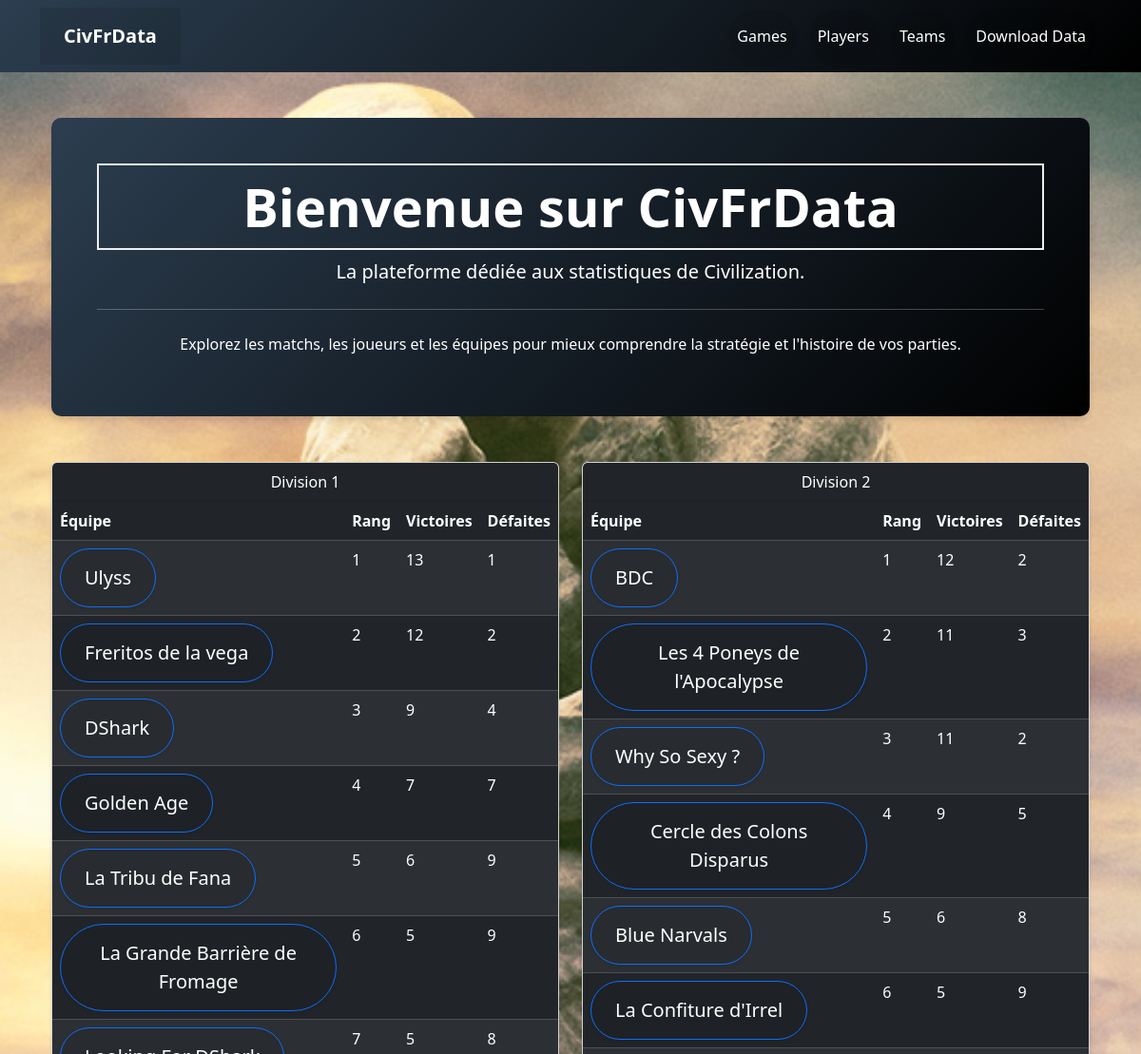
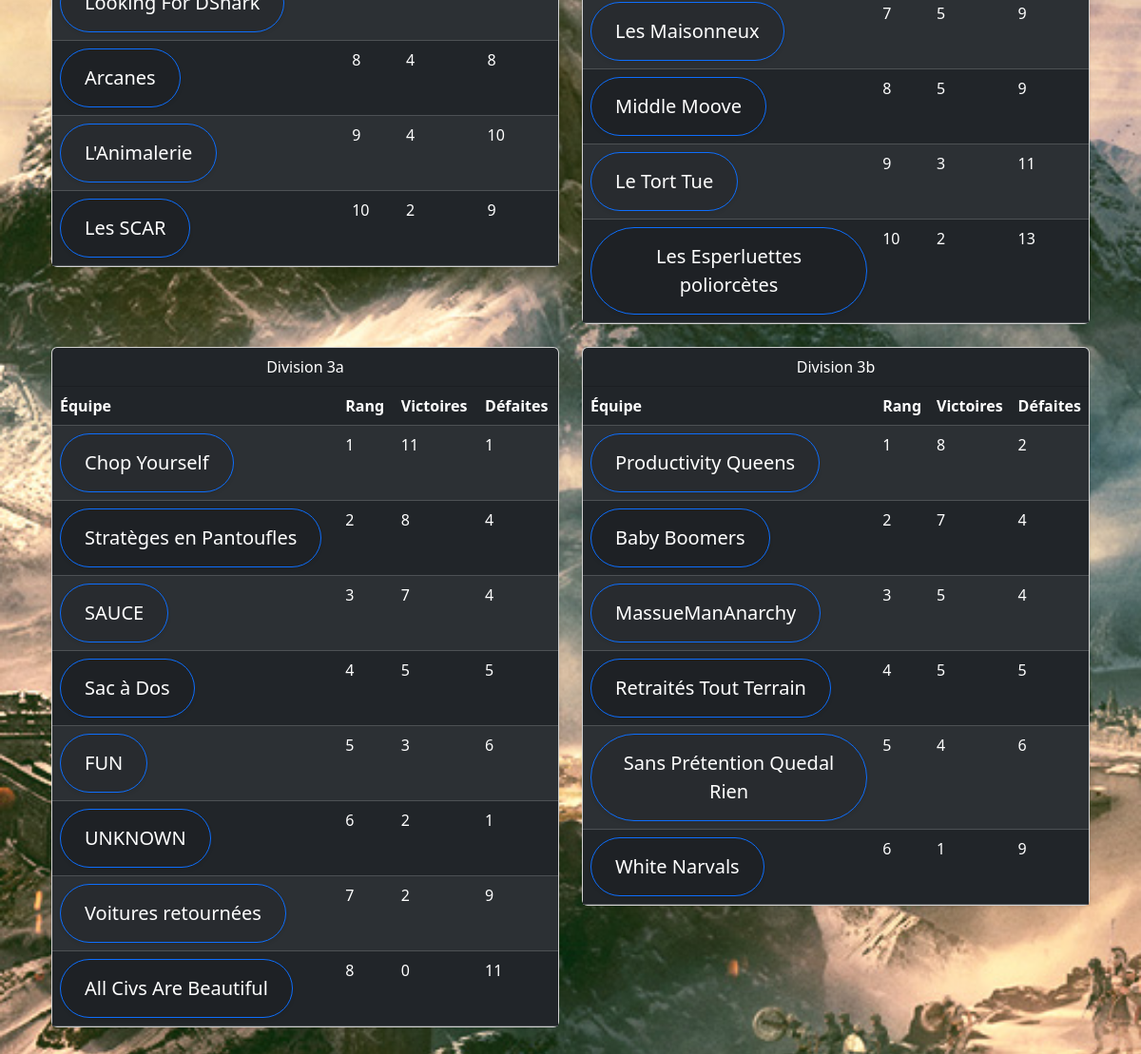
The page / on the database its author committed (2 pictures, top to bottom).
### tables this page shows
CREATE TABLE teams (
            team_name TEXT PRIMARY KEY,
            division TEXT
        );

### main.py (the view)
@app.route('/')
def landingpage():
    teams = get_all_teams()
    divisions = {}
    for team in teams:
        team_dict = dict(team)  # Conversion de sqlite3.Row en dictionnaire
        div = team_dict["division"]
        if div not in divisions:
            divisions[div] = []
        divisions[div].append(team_dict)
    for div, team_list in divisions.items():
        for team in team_list:
            stats = get_minimal_team_stats(team['team_name'])
            team["wins"] = stats["wins"]
            team["loses"] = stats["loses"]
            team["total_games"] = stats["total_games"]
        sorted_teams = sorted(team_list, key=lambda t: int(t.get("wins", 0)), reverse=True)
        for rank, team in enumerate(sorted_teams, start=1):
            team["ranking"] = rank
        divisions[div] = sorted_teams
    order = ['1', '2', '3a', '3b']
    return render_template('landingpage.html', divisions=divisions, order=order)

### main.py (called while the page is built)
def get_db_connection():
    conn = sqlite3.connect('database.db')
    conn.row_factory = sqlite3.Row
    return conn

def get_all_teams():
    conn = get_db_connection()
    conn.row_factory = sqlite3.Row
    teams = conn.execute('SELECT team_name, division FROM teams ORDER BY LOWER(team_name) ASC').fetchall()
    conn.close()
    return teams

### templates/landingpage.html (shortened to what this page needs)
{% extends 'base.html' %}
{% block content %}
<div class="container my-5">
  <div class="p-5 text-center" style="background: linear-gradient(135deg, #2c3e50, #000000); border-radius: 10px; box-shadow: 0 4px 6px rgba(0,0,0,0.1);">
    <h1 class="display-4 text-white fw-bold">Bienvenue sur CivFrData</h1>
    <p class="lead text-white">La plateforme dédiée aux statistiques de Civilization.</p>
    <hr class="my-4 border-light">
    <p class="text-white">Explorez les matchs, les joueurs et les équipes pour mieux comprendre la stratégie et l'histoire de vos parties.</p>
  </div>
  <div class="row mt-5">
    {% for division in order %}
      {% if divisions[division] is defined %}
        <div class="col-md-6 mb-4">
          <div class="card shadow-sm">
            <div class="card-header bg-dark text-white text-center">
              Division {{ division }}
            </div>
            <div class="card-body p-0">
              <table class="table table-dark table-striped m-0">
                <thead>
                  <tr>
                    <th scope="col">Équipe</th>
                    <th scope="col">Rang</th>
                    <th scope="col">Victoires</th>
                    <th scope="col">Défaites</th>
                  </tr>
                </thead>
                <tbody>
                  {% for team in divisions[division] %}
                    <tr>
                      <td>
                        <a href="{{ url_for('team_details', team_name=team['team_name']) }}" class="btn btn-primary btn-lg rounded-pill shadow-sm">
                          {{ team['team_name'] }}
                        </a>
                      </td>
                      <td>{{ team['ranking'] }}</td>
                      <td>{{ team['wins'] }}</td>
                      <td>{{ team['loses'] }}</td>
                    </tr>
                  {% endfor %}
                </tbody>
              </table>
            </div>
          </div>
        </div>
      {% endif %}
    {% endfor %}
  </div>
</div>
{% endblock %}

### static/css/style.css (style rules this page uses)
h1 { border: 2px #eee solid; color: brown; text-align: center; padding: 10px; }
a:link, a:visited, a:hover, a:active { background-color: rgba(0,0,0,0.1); color: white; padding: 15px 25px; text-align: center; text-decoration: none; display: inline-block; }
body { background-image: url(../assets/background-4cf7c7b5.jpg); background-size: cover; background-repeat: no-repeat; background-position: center; background-attachment: fixed; height: 300vh; }

### rows shown on the page
teams: team_name "Ulyss", ranking "1", wins "13", loses "1"
teams: team_name "Freritos de la vega", ranking "2", wins "12", loses "2"
teams: team_name "DShark", ranking "3", wins "9", loses "4"
teams: team_name "Golden Age", ranking "4", wins "7", loses "7"
teams: team_name "La Tribu de Fana", ranking "5", wins "6", loses "9"
teams: team_name "La Grande Barrière de Fromage", ranking "6", wins "5", loses "9"
teams: team_name "Looking For DShark", ranking "7", wins "5", loses "8"
teams: team_name "Arcanes", ranking "8", wins "4", loses "8"
teams: team_name "L'Animalerie", ranking "9", wins "4", loses "10"
teams: team_name "Les SCAR", ranking "10", wins "2", loses "9"
teams: team_name "BDC", ranking "1", wins "12", loses "2"
teams: team_name "Les 4 Poneys de l'Apocalypse", ranking "2", wins "11", loses "3"
teams: team_name "Why So Sexy ?", ranking "3", wins "11", loses "2"
teams: team_name "Cercle des Colons Disparus", ranking "4", wins "9", loses "5"
teams: team_name "Blue Narvals", ranking "5", wins "6", loses "8"
teams: team_name "La Confiture d'Irrel", ranking "6", wins "5", loses "9"
teams: team_name "Les Maisonneux", ranking "7", wins "5", loses "9"
teams: team_name "Middle Moove", ranking "8", wins "5", loses "9"
teams: team_name "Le Tort Tue", ranking "9", wins "3", loses "11"
teams: team_name "Les Esperluettes poliorcètes", ranking "10", wins "2", loses "13"
teams: team_name "Chop Yourself", ranking "1", wins "11", loses "1"
teams: team_name "Stratèges en Pantoufles", ranking "2", wins "8", loses "4"
teams: team_name "SAUCE", ranking "3", wins "7", loses "4"
teams: team_name "Sac à Dos", ranking "4", wins "5", loses "5"
teams: team_name "FUN", ranking "5", wins "3", loses "6"
teams: team_name "UNKNOWN", ranking "6", wins "2", loses "1"
teams: team_name "Voitures retournées", ranking "7", wins "2", loses "9"
teams: team_name "All Civs Are Beautiful", ranking "8", wins "0", loses "11"
teams: team_name "Productivity Queens", ranking "1", wins "8", loses "2"
teams: team_name "Baby Boomers", ranking "2", wins "7", loses "4"
teams: team_name "MassueManAnarchy", ranking "3", wins "5", loses "4"
teams: team_name "Retraités Tout Terrain", ranking "4", wins "5", loses "5"
teams: team_name "Sans Prétention Quedal Rien", ranking "5", wins "4", loses "6"
teams: team_name "White Narvals", ranking "6", wins "1", loses "9"

### other values the page prints
{{ division }} "1" "2" "3a" "3b"
